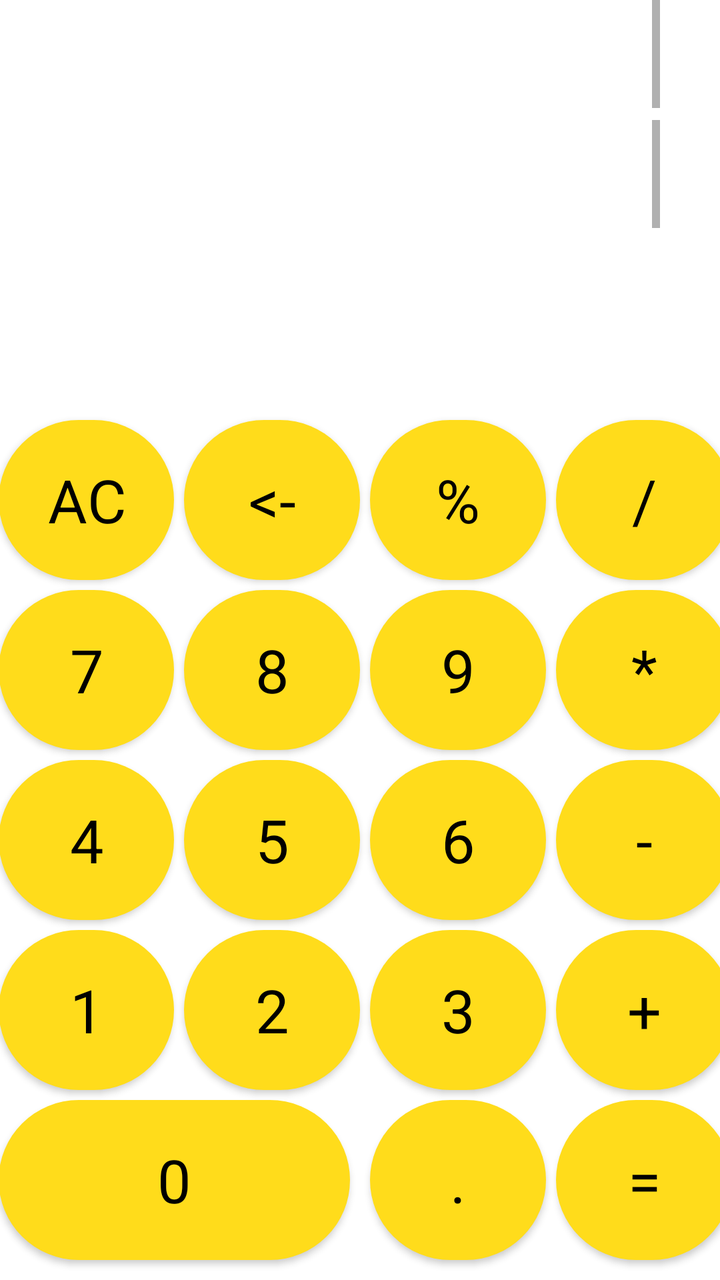
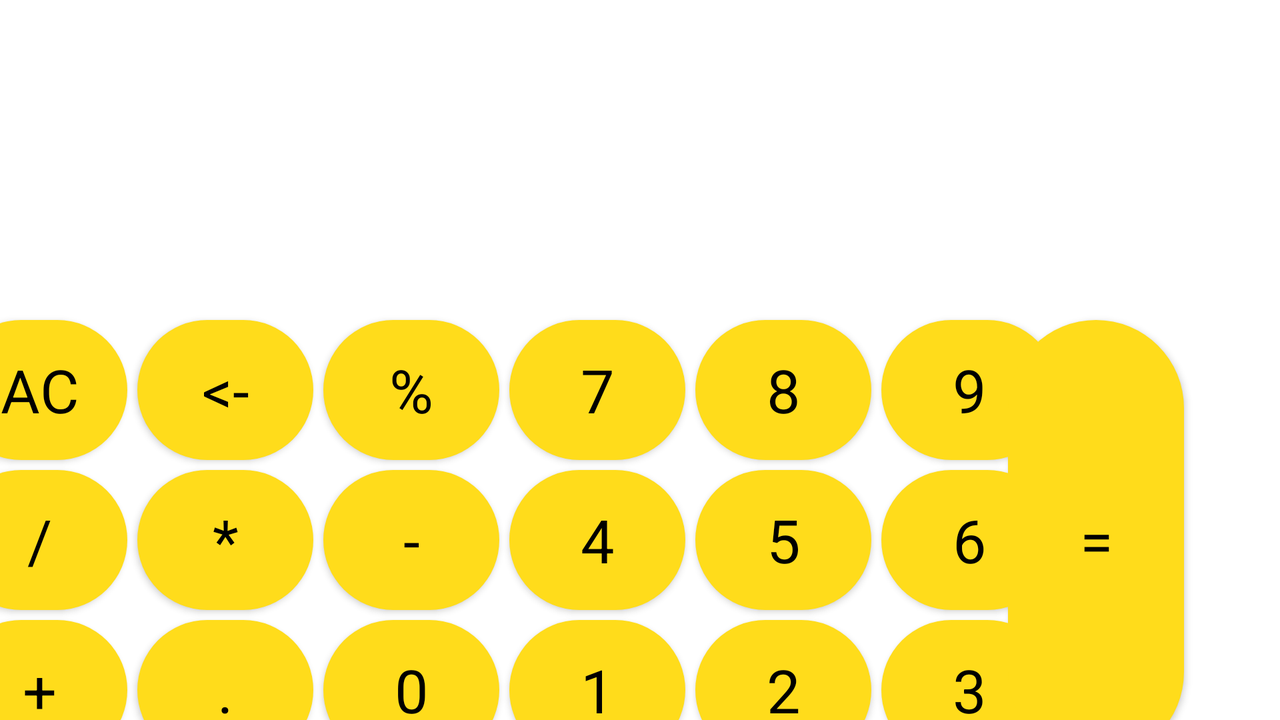

An Android layout and its configuration variant, each rendered on a device that would load it. The default file and the variant file are quoted in full after the pictures.
<!-- AndroidManifest.xml: application theme Theme.Calc -->
<!-- res/layout/activity_main.xml -->
<?xml version="1.0" encoding="utf-8"?>
<androidx.constraintlayout.widget.ConstraintLayout xmlns:android="http://schemas.android.com/apk/res/android"
    xmlns:app="http://schemas.android.com/apk/res-auto"
    android:id="@+id/view"
    android:layout_width="match_parent"
    android:layout_height="match_parent"
    android:background="@drawable/background_calc">


    <TextView
        android:id="@+id/tvTop"
        android:layout_width="match_parent"
        android:layout_height="@dimen/tv_height"
        android:gravity="end"
        android:paddingStart="@dimen/tv_padding"
        android:paddingEnd="@dimen/tv_padding"
        android:scrollbars="vertical"
        android:text="@string/dots"
        android:textColor="@color/white"
        android:textSize="@dimen/tv_textSize"
        app:layout_constraintTop_toTopOf="parent" />

    <TextView
        android:id="@+id/tvBot"
        android:layout_width="match_parent"
        android:layout_height="@dimen/tv_height"
        android:gravity="end"
        android:paddingStart="@dimen/tv_padding"
        android:paddingEnd="@dimen/tv_padding"
        android:scrollbars="vertical"
        android:text="@string/zero"
        android:textColor="@color/white"
        android:textSize="@dimen/tv_textSize"
        app:layout_constraintTop_toBottomOf="@id/tvTop" />

    <com.google.android.material.button.MaterialButton
        android:id="@+id/btn1"
        style="@style/MyStyle"
        android:layout_width="wrap_content"
        android:layout_height="@dimen/btn_height"
        android:layout_marginStart="@dimen/btn_margin"
        android:layout_marginTop="@dimen/btn_margin"
        android:text="@string/one"
        android:textSize="@dimen/btn_textSize"
        app:layout_constraintBottom_toTopOf="@+id/btn0"
        app:layout_constraintEnd_toStartOf="@+id/btn2"
        app:layout_constraintHorizontal_bias="0.5"
        app:layout_constraintHorizontal_chainStyle="packed"
        app:layout_constraintStart_toStartOf="parent"
        app:layout_constraintTop_toBottomOf="@+id/btn4" />

    <com.google.android.material.button.MaterialButton
        android:id="@+id/btn2"
        style="@style/MyStyle"
        android:layout_width="wrap_content"
        android:layout_height="@dimen/btn_height"
        android:layout_marginStart="@dimen/btn_margin"
        android:text="@string/two"
        android:textSize="@dimen/btn_textSize"
        app:layout_constraintEnd_toStartOf="@+id/btn3"
        app:layout_constraintHorizontal_bias="0.5"
        app:layout_constraintStart_toEndOf="@+id/btn1"
        app:layout_constraintTop_toTopOf="@+id/btn1" />

    <com.google.android.material.button.MaterialButton
        android:id="@+id/btn3"
        style="@style/MyStyle"
        android:layout_width="wrap_content"
        android:layout_height="@dimen/btn_height"
        android:layout_marginStart="@dimen/btn_margin"
        android:text="@string/three"
        android:textSize="@dimen/btn_textSize"
        app:layout_constraintEnd_toStartOf="@+id/btnPlus"
        app:layout_constraintHorizontal_bias="0.5"
        app:layout_constraintStart_toEndOf="@+id/btn2"
        app:layout_constraintTop_toTopOf="@+id/btn2" />

    <com.google.android.material.button.MaterialButton
        android:id="@+id/btn4"
        style="@style/MyStyle"
        android:layout_width="wrap_content"
        android:layout_height="@dimen/btn_height"
        android:layout_marginStart="@dimen/btn_margin"
        android:layout_marginTop="@dimen/btn_margin"
        android:text="@string/four"
        android:textSize="@dimen/btn_textSize"
        app:layout_constraintBottom_toTopOf="@+id/btn1"
        app:layout_constraintEnd_toStartOf="@+id/btn5"
        app:layout_constraintHorizontal_bias="0.5"
        app:layout_constraintHorizontal_chainStyle="packed"
        app:layout_constraintStart_toStartOf="parent"
        app:layout_constraintTop_toBottomOf="@+id/btn7" />

    <com.google.android.material.button.MaterialButton
        android:id="@+id/btn5"
        style="@style/MyStyle"
        android:layout_width="wrap_content"
        android:layout_height="@dimen/btn_height"
        android:layout_marginStart="@dimen/btn_margin"
        android:text="@string/five"
        android:textSize="@dimen/btn_textSize"
        app:layout_constraintEnd_toStartOf="@+id/btn6"
        app:layout_constraintHorizontal_bias="0.5"
        app:layout_constraintStart_toEndOf="@+id/btn4"
        app:layout_constraintTop_toTopOf="@+id/btn4" />

    <com.google.android.material.button.MaterialButton
        android:id="@+id/btn6"
        style="@style/MyStyle"
        android:layout_width="wrap_content"
        android:layout_height="@dimen/btn_height"
        android:layout_marginStart="@dimen/btn_margin"
        android:text="@string/six"
        android:textSize="@dimen/btn_textSize"
        app:layout_constraintEnd_toStartOf="@+id/btnMinus"
        app:layout_constraintHorizontal_bias="0.5"
        app:layout_constraintStart_toEndOf="@+id/btn5"
        app:layout_constraintTop_toTopOf="@+id/btn5" />

    <com.google.android.material.button.MaterialButton
        android:id="@+id/btn7"
        style="@style/MyStyle"
        android:layout_width="wrap_content"
        android:layout_height="@dimen/btn_height"
        android:layout_marginStart="@dimen/btn_margin"
        android:layout_marginTop="@dimen/btn_margin"
        android:text="@string/seven"
        android:textSize="@dimen/btn_textSize"
        app:layout_constraintBottom_toTopOf="@+id/btn4"
        app:layout_constraintEnd_toStartOf="@+id/btn8"
        app:layout_constraintHorizontal_bias="0.5"
        app:layout_constraintHorizontal_chainStyle="packed"
        app:layout_constraintStart_toStartOf="parent"
        app:layout_constraintTop_toBottomOf="@+id/btnClear" />

    <com.google.android.material.button.MaterialButton
        android:id="@+id/btn8"
        style="@style/MyStyle"
        android:layout_width="wrap_content"
        android:layout_height="@dimen/btn_height"
        android:layout_marginStart="@dimen/btn_margin"
        android:text="@string/eight"
        android:textSize="@dimen/btn_textSize"
        app:layout_constraintEnd_toStartOf="@+id/btn9"
        app:layout_constraintHorizontal_bias="0.5"
        app:layout_constraintStart_toEndOf="@+id/btn7"
        app:layout_constraintTop_toTopOf="@+id/btn7" />

    <com.google.android.material.button.MaterialButton
        android:id="@+id/btn9"
        style="@style/MyStyle"
        android:layout_width="wrap_content"
        android:layout_height="@dimen/btn_height"
        android:layout_marginStart="@dimen/btn_margin"
        android:text="@string/nine"
        android:textSize="@dimen/btn_textSize"
        app:layout_constraintEnd_toStartOf="@+id/btnMultiply"
        app:layout_constraintHorizontal_bias="0.5"
        app:layout_constraintStart_toEndOf="@+id/btn8"
        app:layout_constraintTop_toTopOf="@+id/btn8" />

    <com.google.android.material.button.MaterialButton
        android:id="@+id/btn0"
        style="@style/MyStyle"
        android:layout_width="0dp"
        android:layout_height="@dimen/btn_height"
        android:layout_marginTop="@dimen/btn_margin"
        android:text="@string/zero"
        android:textSize="@dimen/btn_textSize"
        app:layout_constraintBottom_toBottomOf="parent"
        app:layout_constraintEnd_toStartOf="@+id/btnDot"
        app:layout_constraintHorizontal_bias="0.5"
        app:layout_constraintHorizontal_chainStyle="packed"
        app:layout_constraintHorizontal_weight="2"
        app:layout_constraintStart_toStartOf="@+id/btn1"
        app:layout_constraintTop_toBottomOf="@+id/btn1" />

    <com.google.android.material.button.MaterialButton
        android:id="@+id/btnPlus"
        style="@style/MyStyle"
        android:layout_width="wrap_content"
        android:layout_height="@dimen/btn_height"
        android:layout_marginStart="@dimen/btn_margin"
        android:text="@string/plus"
        android:textSize="@dimen/btn_textSize"
        app:layout_constraintEnd_toEndOf="parent"
        app:layout_constraintHorizontal_bias="0.5"
        app:layout_constraintStart_toEndOf="@+id/btn3"
        app:layout_constraintTop_toTopOf="@+id/btn3" />

    <com.google.android.material.button.MaterialButton
        android:id="@+id/btnMinus"
        style="@style/MyStyle"
        android:layout_width="wrap_content"
        android:layout_height="@dimen/btn_height"
        android:layout_marginStart="@dimen/btn_margin"
        android:text="@string/minus"
        android:textSize="@dimen/btn_textSize"
        app:layout_constraintEnd_toEndOf="parent"
        app:layout_constraintHorizontal_bias="0.5"
        app:layout_constraintStart_toEndOf="@+id/btn6"
        app:layout_constraintTop_toTopOf="@+id/btn6" />

    <com.google.android.material.button.MaterialButton
        android:id="@+id/btnMultiply"
        style="@style/MyStyle"
        android:layout_width="wrap_content"
        android:layout_height="@dimen/btn_height"
        android:layout_marginStart="@dimen/btn_margin"
        android:text="@string/multiply"
        android:textSize="@dimen/btn_textSize"
        app:layout_constraintEnd_toEndOf="parent"
        app:layout_constraintHorizontal_bias="0.5"
        app:layout_constraintStart_toEndOf="@+id/btn9"
        app:layout_constraintTop_toTopOf="@+id/btn9" />

    <com.google.android.material.button.MaterialButton
        android:id="@+id/btnDivision"
        style="@style/MyStyle"
        android:layout_width="wrap_content"
        android:layout_height="@dimen/btn_height"
        android:layout_marginStart="@dimen/btn_margin"
        android:text="@string/division"
        android:textSize="@dimen/btn_textSize"
        app:layout_constraintEnd_toEndOf="parent"
        app:layout_constraintHorizontal_bias="0.5"
        app:layout_constraintStart_toEndOf="@+id/btnPercent"
        app:layout_constraintTop_toTopOf="@+id/btnPercent" />

    <com.google.android.material.button.MaterialButton
        android:id="@+id/btnResult"
        style="@style/MyStyle"
        android:layout_width="0dp"
        android:layout_height="@dimen/btn_height"
        android:layout_marginStart="@dimen/btn_margin"
        android:text="@string/result"
        android:textSize="@dimen/btn_textSize"
        app:layout_constraintEnd_toEndOf="@+id/btnPlus"
        app:layout_constraintHorizontal_bias="0.5"
        app:layout_constraintHorizontal_weight="1"
        app:layout_constraintStart_toEndOf="@+id/btnDot"
        app:layout_constraintTop_toTopOf="@+id/btnDot" />

    <com.google.android.material.button.MaterialButton
        android:id="@+id/btnDot"
        style="@style/MyStyle"
        android:layout_width="0dp"
        android:layout_height="@dimen/btn_height"
        android:layout_marginStart="10dp"
        android:text="@string/dot"
        android:textSize="@dimen/btn_textSize"
        app:layout_constraintEnd_toStartOf="@+id/btnResult"
        app:layout_constraintHorizontal_bias="0.5"
        app:layout_constraintHorizontal_weight="1"
        app:layout_constraintStart_toEndOf="@+id/btn0"
        app:layout_constraintTop_toTopOf="@+id/btn0" />

    <com.google.android.material.button.MaterialButton
        android:id="@+id/btnClear"
        style="@style/MyStyle"
        android:layout_width="wrap_content"
        android:layout_height="@dimen/btn_height"
        android:layout_marginStart="@dimen/btn_margin"
        android:text="@string/ac"
        android:textSize="@dimen/btn_textSize"
        app:layout_constraintBottom_toTopOf="@+id/btn7"
        app:layout_constraintEnd_toStartOf="@+id/btnDel"
        app:layout_constraintHorizontal_bias="0.5"
        app:layout_constraintHorizontal_chainStyle="packed"
        app:layout_constraintStart_toStartOf="parent"
        app:layout_constraintTop_toBottomOf="@+id/tvBot"
        app:layout_constraintVertical_bias="0.9"
        app:layout_constraintVertical_chainStyle="packed" />

    <com.google.android.material.button.MaterialButton
        android:id="@+id/btnDel"
        style="@style/MyStyle"
        android:layout_width="wrap_content"
        android:layout_height="@dimen/btn_height"
        android:layout_marginStart="@dimen/btn_margin"
        android:text="@string/del"
        android:textSize="@dimen/btn_textSize"
        app:layout_constraintEnd_toStartOf="@+id/btnPercent"
        app:layout_constraintHorizontal_bias="0.5"
        app:layout_constraintStart_toEndOf="@+id/btnClear"
        app:layout_constraintTop_toTopOf="@+id/btnClear" />

    <com.google.android.material.button.MaterialButton
        android:id="@+id/btnPercent"
        style="@style/MyStyle"
        android:layout_width="wrap_content"
        android:layout_height="@dimen/btn_height"
        android:layout_marginStart="@dimen/btn_margin"
        android:text="@string/percent"
        android:textSize="@dimen/btn_textSize"
        app:layout_constraintEnd_toStartOf="@+id/btnDivision"
        app:layout_constraintHorizontal_bias="0.5"
        app:layout_constraintStart_toEndOf="@+id/btnDel"
        app:layout_constraintTop_toTopOf="@+id/btnDel" />

</androidx.constraintlayout.widget.ConstraintLayout>
<!-- resources referenced by this layout -->
<resources>
  <color name="white">#FFFFFFFF</color>
  <dimen name="btn_height">80dp</dimen>
  <dimen name="btn_margin">5dp</dimen>
  <dimen name="btn_textSize">30sp</dimen>
  <dimen name="tv_height">60dp</dimen>
  <dimen name="tv_padding">30dp</dimen>
  <dimen name="tv_textSize">50sp</dimen>
  <string name="ac">AC</string>
  <string name="del">&lt;-</string>
  <string name="division">/</string>
  <string name="dot">.</string>
  <string name="dots">…</string>
  <string name="eight">8</string>
  <string name="five">5</string>
  <string name="four">4</string>
  <string name="minus">-</string>
  <string name="multiply">*</string>
  <string name="nine">9</string>
  <string name="one">1</string>
  <string name="percent">%</string>
  <string name="plus">+</string>
  <string name="result">=</string>
  <string name="seven">7</string>
  <string name="six">6</string>
  <string name="three">3</string>
  <string name="two">2</string>
  <string name="zero">0</string>
  <style name="MyStyle" parent="Theme.MaterialComponents.DayNight">
          <item name="cornerRadius">50dp</item>
          <item name="android:insetTop">0dp</item>
          <item name="android:insetBottom">0dp</item>
      </style>
  <style name="Theme.Calc" parent="Theme.MaterialComponents.DayNight.NoActionBar">
          
          <item name="colorPrimary">@color/yellow</item>
          <item name="colorPrimaryVariant">@color/brown</item>
          <item name="colorOnPrimary">@color/black</item>
          
          <item name="colorSecondary">@color/dirty_yellow</item>
          <item name="colorSecondaryVariant">@color/dirty_orange</item>
          <item name="colorOnSecondary">@color/black</item>
          
          <item name="android:statusBarColor" tools:targetApi="l">?attr/colorPrimaryVariant</item>
          
      </style>
  <color name="yellow">#FFDC1B</color>
  <color name="brown">#AB5F14</color>
  <color name="black">#FF000000</color>
  <color name="dirty_yellow">#C2B217</color>
  <color name="dirty_orange">#DA8716</color>
</resources>
<!-- res/layout-land/activity_main.xml (the repository's variant of the layout above) -->
<!-- drawn on the phone turned sideways -->
<?xml version="1.0" encoding="utf-8"?>
<androidx.constraintlayout.widget.ConstraintLayout xmlns:android="http://schemas.android.com/apk/res/android"
    xmlns:app="http://schemas.android.com/apk/res-auto"
    xmlns:tools="http://schemas.android.com/tools"
    android:layout_width="match_parent"
    android:id="@+id/view"
    android:layout_height="match_parent"
    android:background="@drawable/background_calc">


    <TextView
        android:id="@+id/tvTop"
        android:layout_width="match_parent"
        android:layout_height="@dimen/tv_height"
        android:gravity="end"
        android:paddingStart="@dimen/tv_padding"
        android:paddingEnd="@dimen/tv_padding"
        android:scrollbars="vertical"
        android:text="@string/dots"
        android:textColor="@color/white"
        android:textSize="@dimen/tv_textSize"
        app:layout_constraintTop_toTopOf="parent" />

    <TextView
        android:id="@+id/tvBot"
        android:layout_width="match_parent"
        android:layout_height="@dimen/tv_height"
        android:gravity="end"
        android:paddingStart="@dimen/tv_padding"
        android:paddingEnd="@dimen/tv_padding"
        android:scrollbars="vertical"
        android:text="@string/zero"
        android:textColor="@color/white"
        android:textSize="@dimen/tv_textSize"
        app:layout_constraintTop_toBottomOf="@id/tvTop" />

    <com.google.android.material.button.MaterialButton
        android:id="@+id/btn1"
        android:layout_width="wrap_content"
        android:layout_height="@dimen/btn_height"
        android:layout_marginStart="@dimen/btn_margin"
        style="@style/MyStyle"
        android:text="@string/one"
        android:textSize="@dimen/btn_textSize"
        app:layout_constraintEnd_toStartOf="@+id/btn2"
        app:layout_constraintHorizontal_bias="0.5"
        app:layout_constraintStart_toEndOf="@+id/btn0"
        app:layout_constraintTop_toTopOf="@+id/btn0" />

    <com.google.android.material.button.MaterialButton
        android:id="@+id/btn2"
        android:layout_width="wrap_content"
        android:layout_height="@dimen/btn_height"
        android:layout_marginStart="@dimen/btn_margin"
        style="@style/MyStyle"
        android:text="@string/two"
        android:textSize="@dimen/btn_textSize"
        app:layout_constraintEnd_toStartOf="@+id/btn3"
        app:layout_constraintHorizontal_bias="0.5"
        app:layout_constraintStart_toEndOf="@+id/btn1"
        app:layout_constraintTop_toTopOf="@+id/btn1" />

    <com.google.android.material.button.MaterialButton
        android:id="@+id/btn3"
        android:layout_width="wrap_content"
        android:layout_height="@dimen/btn_height"
        android:layout_marginStart="@dimen/btn_margin"
        style="@style/MyStyle"
        android:text="@string/three"
        android:textSize="@dimen/btn_textSize"
        app:layout_constraintEnd_toStartOf="@+id/btnResult"
        app:layout_constraintHorizontal_bias="0.5"
        app:layout_constraintStart_toEndOf="@+id/btn2"
        app:layout_constraintTop_toTopOf="@+id/btn2" />

    <com.google.android.material.button.MaterialButton
        android:id="@+id/btn4"
        android:layout_width="wrap_content"
        android:layout_height="@dimen/btn_height"
        android:layout_marginStart="@dimen/btn_margin"
        style="@style/MyStyle"
        android:text="@string/four"
        android:textSize="@dimen/btn_textSize"
        app:layout_constraintEnd_toStartOf="@+id/btn5"
        app:layout_constraintHorizontal_bias="0.5"
        app:layout_constraintStart_toEndOf="@+id/btnMinus"
        app:layout_constraintTop_toTopOf="@+id/btnMinus" />

    <com.google.android.material.button.MaterialButton
        android:id="@+id/btn5"
        android:layout_width="wrap_content"
        android:layout_height="@dimen/btn_height"
        android:layout_marginStart="@dimen/btn_margin"
        style="@style/MyStyle"
        android:text="@string/five"
        android:textSize="@dimen/btn_textSize"
        app:layout_constraintEnd_toStartOf="@+id/btn6"
        app:layout_constraintHorizontal_bias="0.5"
        app:layout_constraintStart_toEndOf="@+id/btn4"
        app:layout_constraintTop_toTopOf="@+id/btn4" />

    <com.google.android.material.button.MaterialButton
        android:id="@+id/btn6"
        android:layout_width="wrap_content"
        android:layout_height="@dimen/btn_height"
        android:layout_marginStart="@dimen/btn_margin"
        style="@style/MyStyle"
        android:text="@string/six"
        android:textSize="@dimen/btn_textSize"
        app:layout_constraintEnd_toStartOf="@+id/btnResult"
        app:layout_constraintHorizontal_bias="0.5"
        app:layout_constraintStart_toEndOf="@+id/btn5"
        app:layout_constraintTop_toTopOf="@+id/btn5" />

    <com.google.android.material.button.MaterialButton
        android:id="@+id/btn7"
        android:layout_width="wrap_content"
        android:layout_height="@dimen/btn_height"
        android:layout_marginStart="@dimen/btn_margin"
        style="@style/MyStyle"
        android:text="@string/seven"
        android:textSize="@dimen/btn_textSize"
        app:layout_constraintEnd_toStartOf="@+id/btn8"
        app:layout_constraintHorizontal_bias="0.5"
        app:layout_constraintStart_toEndOf="@+id/btnPercent"
        app:layout_constraintTop_toBottomOf="@+id/tvBot"
        app:layout_constraintTop_toTopOf="@id/btnPercent" />

    <com.google.android.material.button.MaterialButton
        android:id="@+id/btn8"
        android:layout_width="wrap_content"
        android:layout_height="@dimen/btn_height"
        android:layout_marginStart="@dimen/btn_margin"
        style="@style/MyStyle"
        android:text="@string/eight"
        android:textSize="@dimen/btn_textSize"
        app:layout_constraintEnd_toStartOf="@+id/btn9"
        app:layout_constraintHorizontal_bias="0.5"
        app:layout_constraintStart_toEndOf="@+id/btn7"
        app:layout_constraintTop_toTopOf="@+id/btn7" />

    <com.google.android.material.button.MaterialButton
        android:id="@+id/btn9"
        android:layout_width="wrap_content"
        android:layout_height="@dimen/btn_height"
        android:layout_marginStart="@dimen/btn_margin"
        style="@style/MyStyle"
        android:text="@string/nine"
        android:textSize="@dimen/btn_textSize"
        app:layout_constraintEnd_toStartOf="@+id/btnResult"
        app:layout_constraintHorizontal_bias="0.5"
        app:layout_constraintStart_toEndOf="@+id/btn8"
        app:layout_constraintTop_toTopOf="@+id/btn8" />

    <com.google.android.material.button.MaterialButton
        android:id="@+id/btn0"
        android:layout_width="wrap_content"
        android:layout_height="@dimen/btn_height"
        android:layout_marginStart="@dimen/btn_margin"
        style="@style/MyStyle"
        android:text="@string/zero"
        android:textSize="@dimen/btn_textSize"
        app:layout_constraintEnd_toStartOf="@+id/btn1"
        app:layout_constraintHorizontal_bias="0.5"
        app:layout_constraintStart_toEndOf="@+id/btnDot"
        app:layout_constraintTop_toTopOf="@+id/btnDot" />

    <com.google.android.material.button.MaterialButton
        android:id="@+id/btnPlus"
        android:layout_width="wrap_content"
        android:layout_height="@dimen/btn_height"
        android:layout_marginTop="@dimen/btn_margin"
        style="@style/MyStyle"
        android:text="@string/plus"
        android:textSize="@dimen/btn_textSize"
        app:layout_constraintHorizontal_chainStyle="packed"
        app:layout_constraintEnd_toStartOf="@+id/btnDot"
        app:layout_constraintHorizontal_bias="0.5"
        app:layout_constraintStart_toStartOf="parent"
        app:layout_constraintTop_toBottomOf="@+id/btnDivision" />

    <com.google.android.material.button.MaterialButton
        android:id="@+id/btnMinus"
        android:layout_width="wrap_content"
        android:layout_height="@dimen/btn_height"
        android:layout_marginStart="@dimen/btn_margin"
        style="@style/MyStyle"
        android:text="@string/minus"
        android:textSize="@dimen/btn_textSize"
        app:layout_constraintEnd_toStartOf="@+id/btn4"
        app:layout_constraintHorizontal_bias="0.5"
        app:layout_constraintStart_toEndOf="@+id/btnMultiply"
        app:layout_constraintTop_toTopOf="@+id/btnMultiply" />

    <com.google.android.material.button.MaterialButton
        android:id="@+id/btnMultiply"
        android:layout_width="wrap_content"
        android:layout_height="@dimen/btn_height"
        android:layout_marginStart="@dimen/btn_margin"
        style="@style/MyStyle"
        android:text="@string/multiply"
        android:textSize="@dimen/btn_textSize"
        app:layout_constraintEnd_toStartOf="@+id/btnMinus"
        app:layout_constraintHorizontal_bias="0.5"
        app:layout_constraintStart_toEndOf="@+id/btnDivision"
        app:layout_constraintTop_toTopOf="@+id/btnDivision" />

    <com.google.android.material.button.MaterialButton
        android:id="@+id/btnDivision"
        android:layout_width="wrap_content"
        android:layout_height="@dimen/btn_height"
        android:layout_marginTop="@dimen/btn_margin"
        style="@style/MyStyle"
        android:text="@string/division"
        android:textSize="@dimen/btn_textSize"
        app:layout_constraintHorizontal_chainStyle="packed"
        app:layout_constraintEnd_toStartOf="@+id/btnMultiply"
        app:layout_constraintHorizontal_bias="0.5"
        app:layout_constraintStart_toStartOf="parent"
        app:layout_constraintTop_toBottomOf="@+id/btnClear" />

    <com.google.android.material.button.MaterialButton
        android:id="@+id/btnResult"
        android:layout_width="wrap_content"
        android:layout_height="0dp"
        android:layout_marginEnd="48dp"
        style="@style/MyStyle"
        android:text="@string/result"
        android:textSize="@dimen/btn_textSize"
        app:layout_constraintBottom_toBottomOf="@+id/btn3"
        app:layout_constraintEnd_toEndOf="parent"
        app:layout_constraintTop_toTopOf="@+id/btn9"
        app:layout_constraintVertical_bias="1.0"
        app:layout_constraintVertical_weight="3" />

    <com.google.android.material.button.MaterialButton
        android:id="@+id/btnDot"
        android:layout_width="wrap_content"
        android:layout_height="@dimen/btn_height"
        android:layout_marginStart="@dimen/btn_margin"
        style="@style/MyStyle"
        android:text="@string/dot"
        android:textSize="@dimen/btn_textSize"
        app:layout_constraintEnd_toStartOf="@+id/btn0"
        app:layout_constraintHorizontal_bias="0.5"
        app:layout_constraintStart_toEndOf="@+id/btnPlus"
        app:layout_constraintTop_toTopOf="@+id/btnPlus" />

    <com.google.android.material.button.MaterialButton
        android:id="@+id/btnClear"
        android:layout_width="wrap_content"
        android:layout_height="@dimen/btn_height"
        style="@style/MyStyle"
        android:text="@string/ac"
        android:textSize="@dimen/btn_textSize"
        app:layout_constraintBottom_toTopOf="@+id/btn7"
        app:layout_constraintEnd_toStartOf="@+id/btnDel"
        app:layout_constraintHorizontal_bias="0.5"
        app:layout_constraintHorizontal_chainStyle="packed"
        app:layout_constraintStart_toStartOf="parent"
        app:layout_constraintTop_toBottomOf="@+id/tvBot"
        app:layout_constraintVertical_bias="0.0" />

    <com.google.android.material.button.MaterialButton
        android:id="@+id/btnDel"
        android:layout_width="wrap_content"
        android:layout_height="@dimen/btn_height"
        android:layout_marginStart="@dimen/btn_margin"
        style="@style/MyStyle"
        android:text="@string/del"
        android:textSize="@dimen/btn_textSize"
        app:layout_constraintEnd_toStartOf="@+id/btnPercent"
        app:layout_constraintHorizontal_bias="0.5"
        app:layout_constraintStart_toEndOf="@+id/btnClear"
        app:layout_constraintTop_toTopOf="@+id/btnClear" />

    <com.google.android.material.button.MaterialButton
        android:id="@+id/btnPercent"
        android:layout_width="wrap_content"
        android:layout_height="@dimen/btn_height"
        android:layout_marginStart="@dimen/btn_margin"
        style="@style/MyStyle"
        android:text="@string/percent"
        android:textSize="@dimen/btn_textSize"
        app:layout_constraintEnd_toStartOf="@+id/btn7"
        app:layout_constraintHorizontal_bias="0.5"
        app:layout_constraintStart_toEndOf="@+id/btnDel"
        app:layout_constraintTop_toTopOf="@+id/btnDel" />

</androidx.constraintlayout.widget.ConstraintLayout>
<!-- resources referenced by the variant -->
<!-- as the phone turned sideways resolves them -->
<resources>
  <color name="white">#FFFFFFFF</color>
  <!-- from res/values-land/ -->
  <dimen name="btn_height">70dp</dimen>
  <!-- from res/values-land/ -->
  <dimen name="btn_margin">5dp</dimen>
  <!-- from res/values-land/ -->
  <dimen name="btn_textSize">30sp</dimen>
  <!-- from res/values-land/ -->
  <dimen name="tv_height">80dp</dimen>
  <!-- from res/values-land/ -->
  <dimen name="tv_padding">30dp</dimen>
  <!-- from res/values-land/ -->
  <dimen name="tv_textSize">50sp</dimen>
  <string name="ac">AC</string>
  <string name="del">&lt;-</string>
  <string name="division">/</string>
  <string name="dot">.</string>
  <string name="dots">…</string>
  <string name="eight">8</string>
  <string name="five">5</string>
  <string name="four">4</string>
  <string name="minus">-</string>
  <string name="multiply">*</string>
  <string name="nine">9</string>
  <string name="one">1</string>
  <string name="percent">%</string>
  <string name="plus">+</string>
  <string name="result">=</string>
  <string name="seven">7</string>
  <string name="six">6</string>
  <string name="three">3</string>
  <string name="two">2</string>
  <string name="zero">0</string>
  <style name="MyStyle" parent="Theme.MaterialComponents.DayNight">
          <item name="cornerRadius">50dp</item>
          <item name="android:insetTop">0dp</item>
          <item name="android:insetBottom">0dp</item>
      </style>
  <style name="Theme.Calc" parent="Theme.MaterialComponents.DayNight.NoActionBar">
          
          <item name="colorPrimary">@color/yellow</item>
          <item name="colorPrimaryVariant">@color/brown</item>
          <item name="colorOnPrimary">@color/black</item>
          
          <item name="colorSecondary">@color/dirty_yellow</item>
          <item name="colorSecondaryVariant">@color/dirty_orange</item>
          <item name="colorOnSecondary">@color/black</item>
          
          <item name="android:statusBarColor" tools:targetApi="l">?attr/colorPrimaryVariant</item>
          
      </style>
  <color name="yellow">#FFDC1B</color>
  <color name="brown">#AB5F14</color>
  <color name="black">#FF000000</color>
  <color name="dirty_yellow">#C2B217</color>
  <color name="dirty_orange">#DA8716</color>
</resources>
